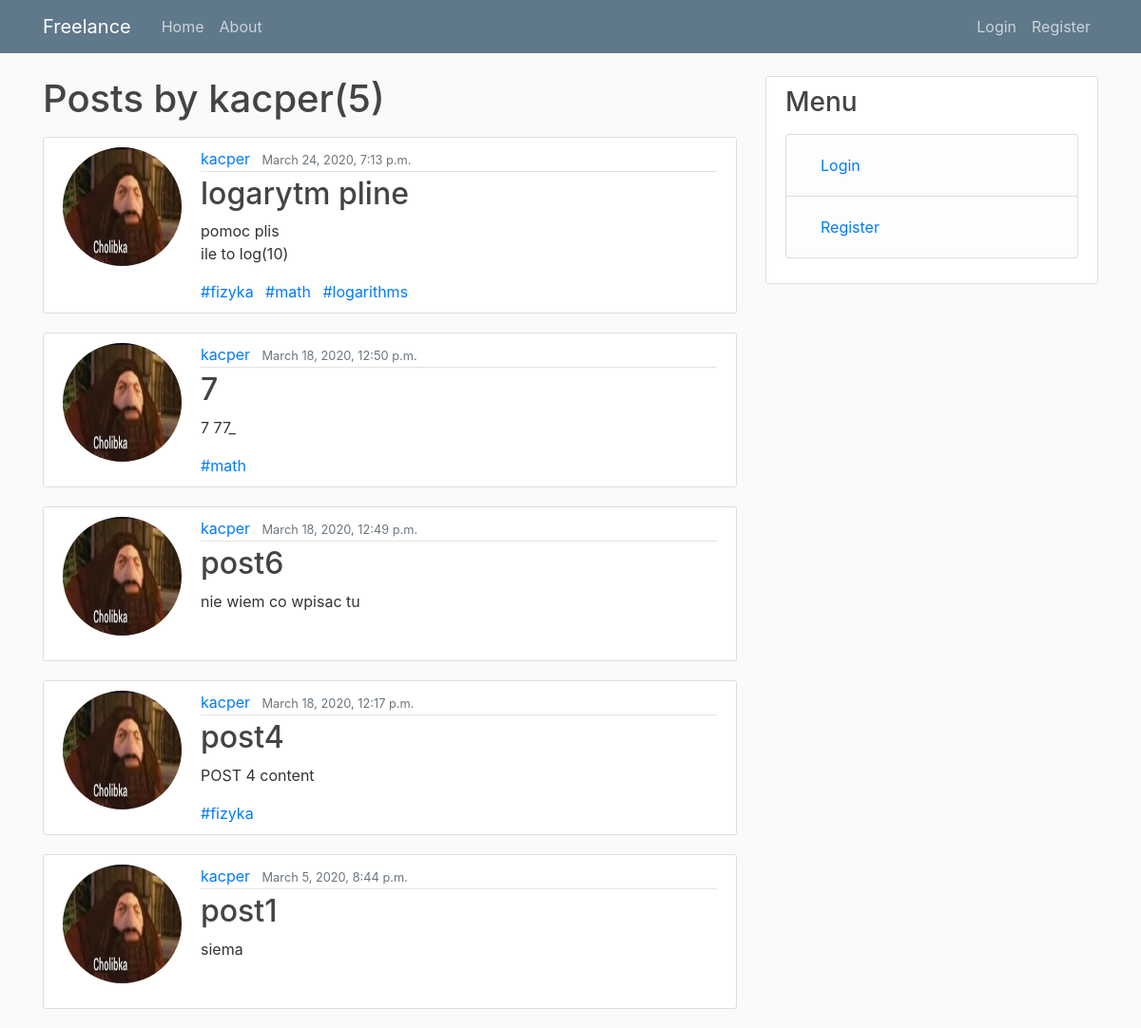
The app's page /user/kacper, older data.
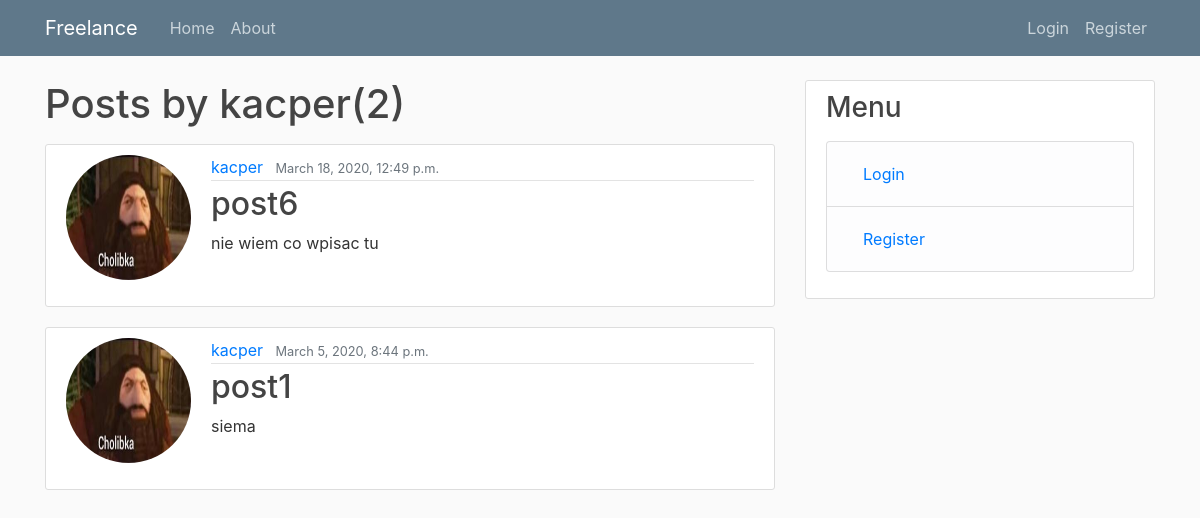
The same page, newer data.
### blog/models.py (models this page shows, shortened)
class Post(models.Model):
    title = models.CharField(max_length=100)
    content = models.TextField()
    date_posted = models.DateTimeField(default=timezone.now)
    author = models.ForeignKey(User, on_delete=models.CASCADE)
    expire_date=models.DateTimeField(default=(timezone.now() + datetime.timedelta(days=1)))
    tags = TaggableManager()

### users/models.py (models this page shows, shortened)
class Profile(models.Model):
    user = models.OneToOneField(User, on_delete=models.CASCADE)
    image = models.ImageField(default='default.jpg',upload_to='profile_pics')
    desc = models.TextField(default='example text')

### blog/views.py (the view)
# urls.py: path('user/<str:username>', UserPostListView.as_view() ,name='user-posts'),
class UserPostListView(ListView):
    model = Post
    template_name = 'blog/user_posts.html'
    context_object_name = 'posts'
    ordering = ['-date_posted']
    paginate_by=10
    def get_queryset(self):
        user =get_object_or_404(User, username =self.kwargs.get('username'))
        return Post.objects.filter(author=user).order_by('-date_posted')

### blog/templates/blog/user_posts.html (shortened to what this page needs)
{% extends "blog/base.html" %}
{% block content %}
    <h1 class="mb-3">Posts by {{view.kwargs.username}}({{page_obj.paginator.count}})</h1>
    {% for post in posts %}
        <article class="media content-section">
        <img class="rounded-circle account-img" src="{{ post.author.profile.image.url }}">
        <div class="media-body">
          <div class="article-metadata">
            <a class="mr-2" href="{% url 'profile' post.author.id %}">{{ post.author }}</a>
            <small class="text-muted">{{ post.date_posted }}</small>
          </div>
          <h2><a class="article-title" href="{% url 'post-detail' post.id %}">{{ post.title }}</a></h2>
          <p class="article-content">{{ post.content }}</p>
          {% for tag in post.tags.all %}
          <a href="{% url 'tagged' tag.slug %}" class="mr-2">#{{ tag.name }}</a>
          {% endfor %}
        </div>
      </article>
    {% endfor %}
{% endblock content %}

### blog/templates/blog/base.html (shortened to what this page needs)
{% load static %}
<!doctype html>
<html>
  <head>
    <link rel="stylesheet" href="https://maxcdn.bootstrapcdn.com/bootstrap/4.0.0/css/bootstrap.min.css">
    <link rel="stylesheet" typ="text/css" href="{% static 'blog/main.css' %} ">
  </head>
  <body>
    <header class="site-header">
        <nav class="navbar navbar-expand-md navbar-dark bg-steel fixed-top">
          <div class="container">
            <a class="navbar-brand mr-4" href="/">Freelance</a>
            <div class="collapse navbar-collapse" id="navbarToggle">
              <div class="navbar-nav mr-auto">
                <a class="nav-item nav-link" href="{% url 'home' %}">Home</a>
                <a class="nav-item nav-link" href="{% url 'about' %}">About</a>
              </div>
              <div class="navbar-nav">
                {% if user.is_authenticated %}
                  <a class="nav-item nav-link" href="{% url 'post-create' %}">New post</a>
                  <a class="nav-item nav-link" href="{% url 'myprofile' %}">Profile</a>
                  <a class="nav-item nav-link" href="{% url 'logout' %}">Log out</a>
                {% else %}
                  <a class="nav-item nav-link" href="{% url 'login' %}">Login</a>
                  <a class="nav-item nav-link" href="{% url 'register' %}">Register</a>
                {% endif %}
              </div>
            </div>
          </div>
        </nav>
    </header>
    <main role="main" class="container">
        <div class="row">
          <div class="col-md-8">
            {% block content %}{% endblock %}
          </div>
          <div class="col-md-4">
            <div class="content-section">
              <h3>Menu</h3>
              <p class='text-muted'>
              {% if user.is_authenticated %}
                <ul class="list-group">
                  <li class="list-group-item list-group-item-light">
                      <a class="nav-item nav-link" href="{% url 'myprofile' %}">Profile</a>
                  </li>
                  <li class="list-group-item list-group-item-light">
                      <a class="nav-item nav-link" href="{% url 'post-create' %}">New post</a>
                  </li>
                  <li class="list-group-item list-group-item-light">
                      <a class="nav-item nav-link" href="{% url 'user-posts' user.username %}">my posts</a>
                  </li>
                  <li class="list-group-item list-group-item-light">
                      <a class="nav-item nav-link" href="{% url 'offer-list' %}">Offer list</a>
                  </li>
                  <li class="list-group-item list-group-item-light">
                      <a id="inbox-link" class="nav-item nav-link" href="{% url 'inbox' %}">Inbox</a>
                  </li>
                  <li class="list-group-item list-group-item-light">
                      <a class="nav-item nav-link" href="{% url 'contract-list' %}">Contract list</a>
                  </li>
                  <li class="list-group-item list-group-item-light">
                      <a class="nav-item nav-link" href="{% url 'logout' %}">Log out</a>
                  </li>
                </ul>
              {% else %}
                <ul class="list-group">
                  <li class="list-group-item list-group-item-light"><a class="nav-item nav-link" href="{% url 'login' %}">Login</a></li>
                  <li class="list-group-item list-group-item-light"><a class="nav-item nav-link" href="{% url 'register' %}">Register</a></li>
                </ul>
              {% endif %}
              </p>
            </div>
          </div>
        </div>
    </main>
  </body>
</html>

### blog/static/blog/main.css (style rules this page uses)
body { background: #fafafa; color: #333333; margin-top: 5rem; }
h1, h2, h3, h4, h5, h6 { color: #444444; }
ul { margin: 0; }
.bg-steel { background-color: #5f788a; }
.site-header .navbar-nav .nav-link { color: #cbd5db; }
.content-section { background: #ffffff; padding: 10px 20px; border: 1px solid #dddddd; border-radius: 3px; margin-bottom: 20px; }
.article-title { color: #444444; }
.article-content { white-space: pre-line; }
.article-metadata { padding-bottom: 1px; margin-bottom: 4px; border-bottom: 1px solid #e3e3e3 }
.account-img { height: 125px; width: 125px; margin-right: 20px; margin-bottom: 16px; }

Row changes from the older to the newer data that the page shows:
removed Post: author.profile.image (picture), author "kacper", date_posted "March 24, 2020, 7:13 p.m.", title "logarytm pline", content "pomoc plis ile to log(10)"
no longer on this page (row unchanged): Tag: name "fizyka"
no longer on this page (row unchanged): Tag: name "math"
no longer on this page (row unchanged): Tag: name "logarithms", shown under "kacper"
removed Post: author.profile.image (picture), author "kacper", date_posted "March 18, 2020, 12:50 p.m.", title "7", content "7 77_"
removed Post: author.profile.image (picture), author "kacper", date_posted "March 18, 2020, 12:17 p.m.", title "post4", content "POST 4 content"
Text that changed along with them:
{{ page_obj.paginator.count }}: "5" → "2"
